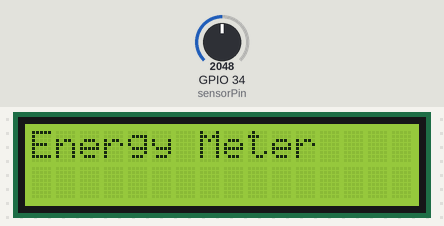
The sketch below on a simulated ESP32. Shown: 16×2 character LCD. The test bench sets the inputs (shaded band); at power-on: GPIO 34 (sensorPin) = 2048. WiFi joins after 1.5 s; servers stay silent unless stated; web services answer with replies made up by the test bench; what the sketch prints to the serial monitor is not drawn.

Above: at 0.1 s.
At 1.6 s:
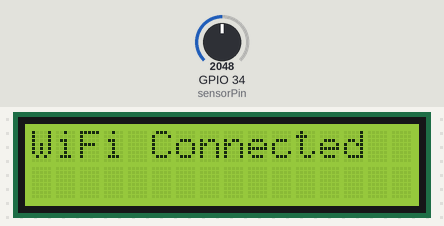
At 3.7 s:
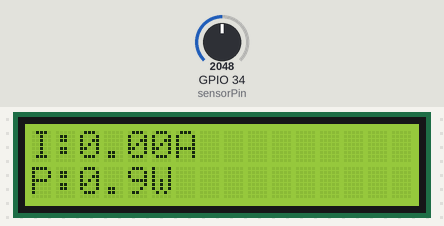

The sketch:

wifi-scan.ino
```cpp
/* ESP32 WiFi Scanning example */
#include <WiFi.h>
#include <HTTPClient.h>
#include <Wire.h>
#include <LiquidCrystal_I2C.h>

LiquidCrystal_I2C lcd(0x27, 16, 2);

const char* ssid = "Wokwi-GUEST";
const char* password = "";

String apiKey = "V1QG2ZPC4LWTRONB";

const int sensorPin = 34;

float mainsVoltage = 230.0;

void setup() {

  Serial.begin(115200);

  lcd.init();
  lcd.backlight();

  lcd.setCursor(0,0);
  lcd.print("Energy Meter");

  WiFi.begin(ssid, password);

  while (WiFi.status() != WL_CONNECTED) {
    delay(500);
    Serial.print(".");
  }

  lcd.clear();
  lcd.print("WiFi Connected");

  delay(2000);
}

void loop() {

  int adcValue = analogRead(sensorPin);

  float sensorVoltage = adcValue * (3.3 / 4095.0);

  float current = abs((sensorVoltage - 1.65) * 10);

  float power = mainsVoltage * current;

  lcd.clear();

  lcd.setCursor(0,0);
  lcd.print("I:");
  lcd.print(current,2);
  lcd.print("A");

  lcd.setCursor(0,1);
  lcd.print("P:");
  lcd.print(power,1);
  lcd.print("W");

  Serial.print("Current: ");
  Serial.println(current);

  Serial.print("Power: ");
  Serial.println(power);

  sendToThingSpeak(current, power);

  delay(30000);
}

void sendToThingSpeak(float current, float power) {

  if(WiFi.status()== WL_CONNECTED){

    HTTPClient http;

    String url = "http://api.thingspeak.com/update?api_key="
                 + apiKey
                 + "&field1=" + String(current)
                 + "&field2=" + String(power);

    http.begin(url);

    int httpResponseCode = http.GET();

    Serial.print("HTTP Response: ");
    Serial.println(httpResponseCode);

    http.end();
  }
}
```

Measured:
- what the display in image 1 shows lasts 2.0 s, from 1.6 s to 3.6 s
